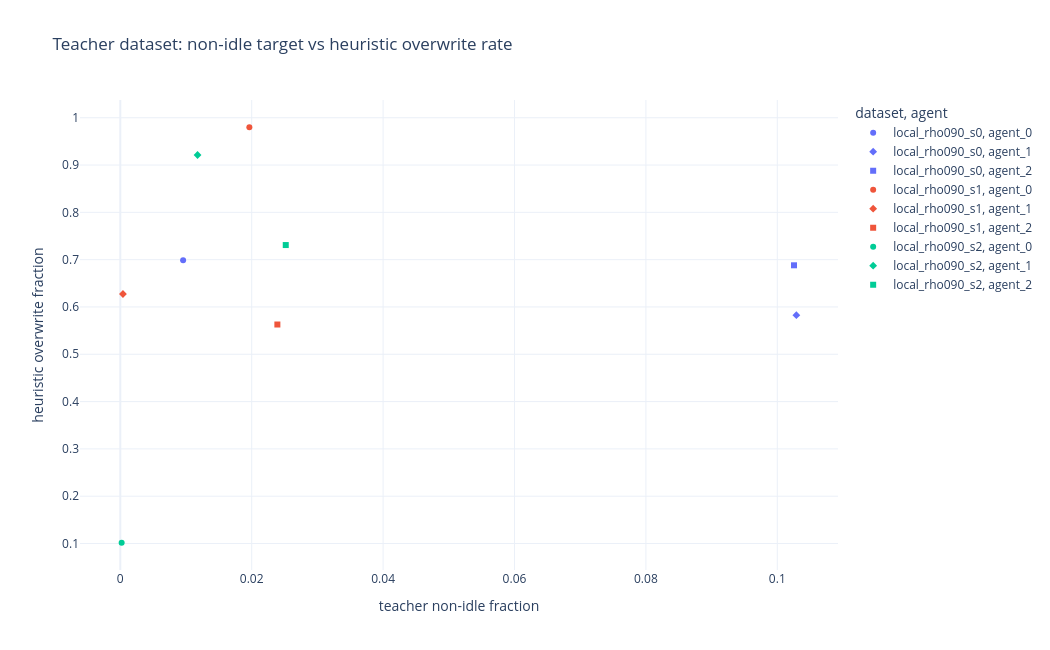

The notebook cell this image was saved under:
### Markdown cell above
## Teacher Dataset Cross-Seed Comparison

This tells you whether the teacher seeds are teaching the same sparse behavior or if each seed specializes different agents.

### Code cell
if not dataset_agent_df.empty:
    pivot = dataset_agent_df.pivot_table(
        index="dataset",
        columns="agent",
        values=["teacher_action0_frac", "teacher_nonidle_frac", "was_overwritten_frac", "force_noop_frac"],
        aggfunc="mean",
    )
    display(pivot)

    import plotly.express as px
    fig = px.scatter(
        dataset_agent_df,
        x="teacher_nonidle_frac",
        y="was_overwritten_frac",
        color="dataset",
        symbol="agent",
        hover_data=["teacher_action0_frac", "force_noop_frac", "policy_nonidle_frac", "n"],
        labels={
            "teacher_nonidle_frac": "teacher non-idle fraction",
            "was_overwritten_frac": "heuristic overwrite fraction",
        },
        title="Teacher dataset: non-idle target vs heuristic overwrite rate",
    )
    fig.update_layout(template="plotly_white", height=650, width=1050)
    cd.save_fig(fig, "teacher_student_dataset_nonidle_vs_overwrite", save=SAVE_FIGURES)
    if SHOW_FIGURES:
        fig.show()

### Figure 1 — Plotly figure (JSON) as saved in the notebook; plotly's stock layout.template omitted (floating-point values rounded to 4 significant figures)
{"data": [{"customdata": [[0.9904, 0.9875, 0.7085, 5288000.0]], "hovertemplate": "dataset=local_rho090_s0<br>agent=agent_0<br>teacher non-idle fraction=%{x}<br>heuristic overwrite fraction=%{y}<br>teacher_action0_frac=%{customdata[0]}<br>force_noop_frac=%{customdata[1]}<br>policy_nonidle_frac=%{customdata[2]}<br>n=%{customdata[3]}<extra></extra>", "legendgroup": "local_rho090_s0, agent_0", "marker": {"color": "#636efa", "symbol": "circle"}, "mode": "markers", "name": "local_rho090_s0, agent_0", "orientation": "v", "showlegend": true, "type": "scatter", "x": [0.009559], "xaxis": "x", "y": [0.6989], "yaxis": "y"}, {"customdata": [[0.8971, 0.8724, 0.6856, 5288000.0]], "hovertemplate": "dataset=local_rho090_s0<br>agent=agent_1<br>teacher non-idle fraction=%{x}<br>heuristic overwrite fraction=%{y}<br>teacher_action0_frac=%{customdata[0]}<br>force_noop_frac=%{customdata[1]}<br>policy_nonidle_frac=%{customdata[2]}<br>n=%{customdata[3]}<extra></extra>", "legendgroup": "local_rho090_s0, agent_1", "marker": {"color": "#636efa", "symbol": "diamond"}, "mode": "markers", "name": "local_rho090_s0, agent_1", "orientation": "v", "showlegend": true, "type": "scatter", "x": [0.1029], "xaxis": "x", "y": [0.5827], "yaxis": "y"}, {"customdata": [[0.8975, 0.8058, 0.7906, 5288000.0]], "hovertemplate": "dataset=local_rho090_s0<br>agent=agent_2<br>teacher non-idle fraction=%{x}<br>heuristic overwrite fraction=%{y}<br>teacher_action0_frac=%{customdata[0]}<br>force_noop_frac=%{customdata[1]}<br>policy_nonidle_frac=%{customdata[2]}<br>n=%{customdata[3]}<extra></extra>", "legendgroup": "local_rho090_s0, agent_2", "marker": {"color": "#636efa", "symbol": "square"}, "mode": "markers", "name": "local_rho090_s0, agent_2", "orientation": "v", "showlegend": true, "type": "scatter", "x": [0.1025], "xaxis": "x", "y": [0.6881], "yaxis": "y"}, {"customdata": [[0.9804, 0.9803, 0.9995, 6406000.0]], "hovertemplate": "dataset=local_rho090_s1<br>agent=agent_0<br>teacher non-idle fraction=%{x}<br>heuristic overwrite fraction=%{y}<br>teacher_action0_frac=%{customdata[0]}<br>force_noop_frac=%{customdata[1]}<br>policy_nonidle_frac=%{customdata[2]}<br>n=%{customdata[3]}<extra></extra>", "legendgroup": "local_rho090_s1, agent_0", "marker": {"color": "#EF553B", "symbol": "circle"}, "mode": "markers", "name": "local_rho090_s1, agent_0", "orientation": "v", "showlegend": true, "type": "scatter", "x": [0.01964], "xaxis": "x", "y": [0.9799], "yaxis": "y"}, {"customdata": [[0.9996, 0.9857, 0.6278, 6406000.0]], "hovertemplate": "dataset=local_rho090_s1<br>agent=agent_1<br>teacher non-idle fraction=%{x}<br>heuristic overwrite fraction=%{y}<br>teacher_action0_frac=%{customdata[0]}<br>force_noop_frac=%{customdata[1]}<br>policy_nonidle_frac=%{customdata[2]}<br>n=%{customdata[3]}<extra></extra>", "legendgroup": "local_rho090_s1, agent_1", "marker": {"color": "#EF553B", "symbol": "diamond"}, "mode": "markers", "name": "local_rho090_s1, agent_1", "orientation": "v", "showlegend": true, "type": "scatter", "x": [0.0004037], "xaxis": "x", "y": [0.6274], "yaxis": "y"}, {"customdata": [[0.9761, 0.9221, 0.5868, 6406000.0]], "hovertemplate": "dataset=local_rho090_s1<br>agent=agent_2<br>teacher non-idle fraction=%{x}<br>heuristic overwrite fraction=%{y}<br>teacher_action0_frac=%{customdata[0]}<br>force_noop_frac=%{customdata[1]}<br>policy_nonidle_frac=%{customdata[2]}<br>n=%{customdata[3]}<extra></extra>", "legendgroup": "local_rho090_s1, agent_2", "marker": {"color": "#EF553B", "symbol": "square"}, "mode": "markers", "name": "local_rho090_s1, agent_2", "orientation": "v", "showlegend": true, "type": "scatter", "x": [0.02391], "xaxis": "x", "y": [0.5629], "yaxis": "y"}, {"customdata": [[0.9998, 0.9895, 0.1018, 5819000.0]], "hovertemplate": "dataset=local_rho090_s2<br>agent=agent_0<br>teacher non-idle fraction=%{x}<br>heuristic overwrite fraction=%{y}<br>teacher_action0_frac=%{customdata[0]}<br>force_noop_frac=%{customdata[1]}<br>policy_nonidle_frac=%{customdata[2]}<br>n=%{customdata[3]}<extra></extra>", "legendgroup": "local_rho090_s2, agent_0", "marker": {"color": "#00cc96", "symbol": "circle"}, "mode": "markers", "name": "local_rho090_s2, agent_0", "orientation": "v", "showlegend": true, "type": "scatter", "x": [0.0002057], "xaxis": "x", "y": [0.1016], "yaxis": "y"}, {"customdata": [[0.9882, 0.988, 0.9329, 5819000.0]], "hovertemplate": "dataset=local_rho090_s2<br>agent=agent_1<br>teacher non-idle fraction=%{x}<br>heuristic overwrite fraction=%{y}<br>teacher_action0_frac=%{customdata[0]}<br>force_noop_frac=%{customdata[1]}<br>policy_nonidle_frac=%{customdata[2]}<br>n=%{customdata[3]}<extra></extra>", "legendgroup": "local_rho090_s2, agent_1", "marker": {"color": "#00cc96", "symbol": "diamond"}, "mode": "markers", "name": "local_rho090_s2, agent_1", "orientation": "v", "showlegend": true, "type": "scatter", "x": [0.01176], "xaxis": "x", "y": [0.9212], "yaxis": "y"}, {"customdata": [[0.9748, 0.9341, 0.7561, 5819000.0]], "hovertemplate": "dataset=local_rho090_s2<br>agent=agent_2<br>teacher non-idle fraction=%{x}<br>heuristic overwrite fraction=%{y}<br>teacher_action0_frac=%{customdata[0]}<br>force_noop_frac=%{customdata[1]}<br>policy_nonidle_frac=%{customdata[2]}<br>n=%{customdata[3]}<extra></extra>", "legendgroup": "local_rho090_s2, agent_2", "marker": {"color": "#00cc96", "symbol": "square"}, "mode": "markers", "name": "local_rho090_s2, agent_2", "orientation": "v", "showlegend": true, "type": "scatter", "x": [0.02518], "xaxis": "x", "y": [0.7309], "yaxis": "y"}], "layout": {"height": 650, "legend": {"title": {"text": "dataset, agent"}, "tracegroupgap": 0}, "title": {"text": "Teacher dataset: non-idle target vs heuristic overwrite rate"}, "width": 1050, "xaxis": {"anchor": "y", "domain": [0, 1], "title": {"text": "teacher non-idle fraction"}}, "yaxis": {"anchor": "x", "domain": [0, 1], "title": {"text": "heuristic overwrite fraction"}}}}
